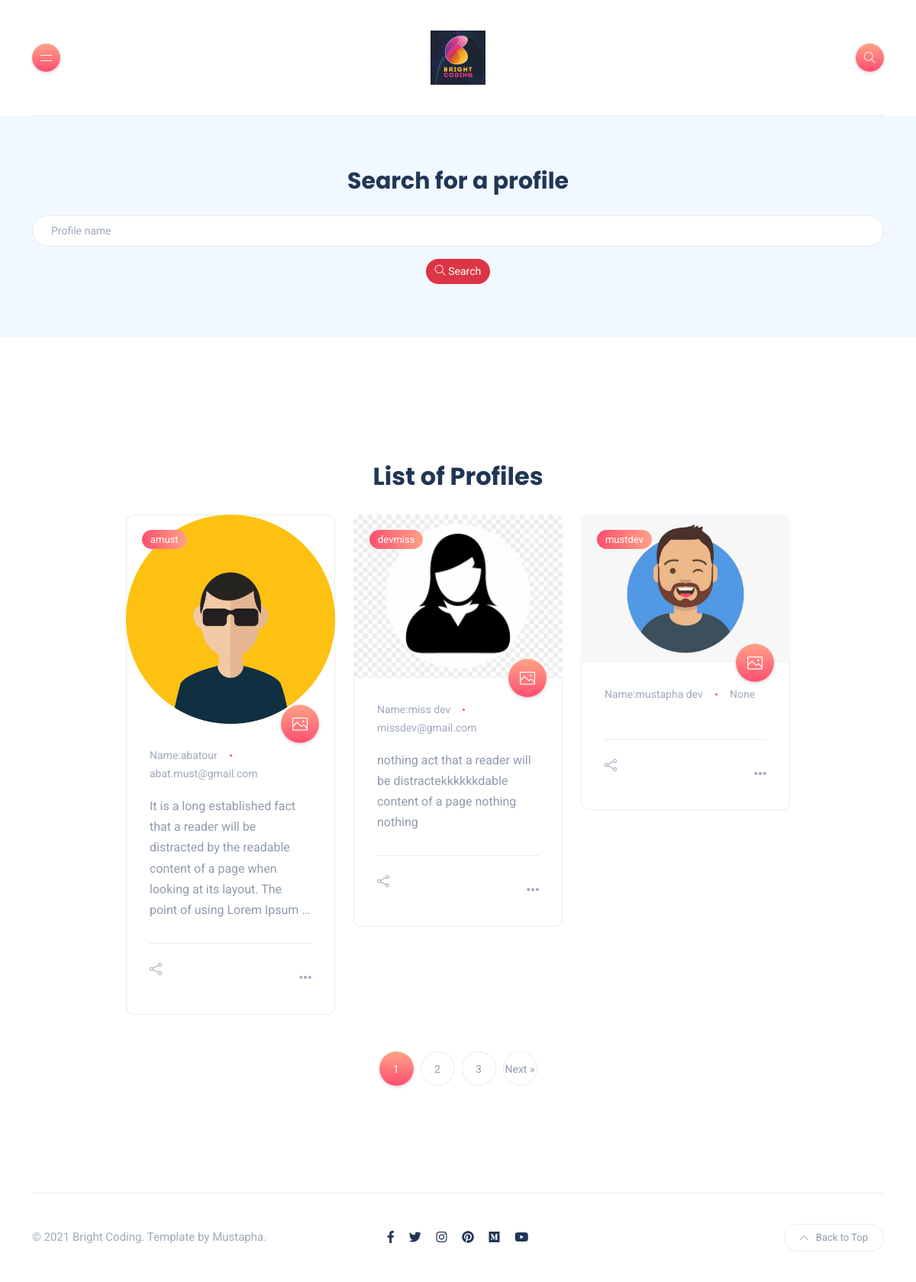
The page /profiles on the database its author committed.
### account/models.py (models this page shows, shortened)
class Profile(models.Model):
    user = OneToOneField(User, on_delete=CASCADE)
    name = CharField(max_length=80)
    username = CharField(max_length=80, unique=True, null=True, blank=True)
    email = EmailField(max_length=120, null=True, blank=True, unique=True)
    head_line = CharField(max_length=200, null=True, blank=True)
    bio = TextField(null=True, blank=True)
    image = ImageField(null=True, blank=True,
                       upload_to="profiles/", default="profiles/default.png")
    resume_link = CharField(max_length=200, null=True, blank=True)
    github_link = CharField(max_length=200, null=True, blank=True)
    linkdin_link = CharField(max_length=200, null=True, blank=True)
    youtube_link = CharField(max_length=200, null=True, blank=True)
    website_link = CharField(max_length=200, null=True, blank=True)
    state = BooleanField(default=False, choices=(
        (True, "Activate"), (False, "Deactivated")))
    id = UUIDField(primary_key=True, unique=True,
                   default=uuid4,  editable=False)
    created = DateTimeField(auto_now_add=True)
    updated = DateTimeField(auto_now=True)

### account/views.py (the view)
# urls.py: path("profiles", views.profiles, name="profiles-list"),
def profiles(request):
    profiles, keyword = search_profiles(request)
    item_per_page = 3
    page = request.GET.get("page")
    paginator = Paginator(profiles, item_per_page)
    try:
        profiles = paginator.page(page)
    except PageNotAnInteger:
        page = 1
        profiles = paginator.page(page)
    except EmptyPage:
        page = paginator.num_pages
        profiles = paginator.page(page)
    context = {"profiles": profiles,
               "keyword": keyword}
    return render(request, template_name='account/profiles.html', context=context)

### account/helpers.py (called while the page is built)
def search_profiles(request):
    keyword = ""
    if request.GET.get('search'):
        keyword = request.GET.get("search")
    profiles = Profile.objects.distinct().filter(
        Q(name__icontains=keyword) |
        Q(username__icontains=keyword) |
        Q(email__icontains=keyword)  # |
    )
    return profiles, keyword

### account/templates/account/profiles.html (shortened to what this page needs)
{% extends 'layout.html' %}
{% block header %}
 <section class="page-header">
    <div class="container-xl">
        <div class="text-center">
           <div class="form-group">
            <h1 class="my-4">Search for a profile</h1>
            <form action="" method="GET">
                <input name="search" value="{{ keyword }}" type="text" class="form-control" placeholder="Profile name">
                    <button class="mt-3 btn btn-danger">
                        <i class="icon-magnifier"></i> Search
                    </button>
               </div>
        </div>
    </div>
</section>
{% endblock %}
{% block content %}
<div class="row">
    <div class="text-center">
        <h2>List of Profiles</h2>
    </div>
    {% for profile in profiles %}
        <div class="col-sm-4 my-2">
            <div class="post post-grid rounded bordered">
                <div class="thumb top-rounded">
                    <a href="category.html" class="category-badge position-absolute">
                        {{ profile.username }}
                    </a>
                    <span class="post-format">
                        <i class="icon-picture"></i>
                    </span>
                    <a href="{% url 'show-profile' profile.id %}">
                        <div class="inner">
                            <img src="{{ profile.image.url }}" alt="{{ profile.title }}" style="width: 100%; height: 100%; object-fit: contain;"/>
                        </div>
                    </a>
                </div>
                <div class="details">
                    <ul class="meta list-inline mb-0">
                        <li class="list-inline-item"><a href="#">Name:{{ profile.name }}</a></li>
                        <li class="list-inline-item">{{ profile.email }}</li>
                    </ul>
                    <p class="excerpt mb-0">{{ profile.bio|truncatewords:30 }}</p>
                </div>
                <div class="post-bottom clearfix d-flex align-items-center">
                    <div class="social-share me-auto">
                        <button class="toggle-button icon-share"></button>
                    </div>
                    <div class="more-button float-end">
                        <a href="{% url 'show-profile' profile.id %}"><span class="icon-options"></span></a>
                    </div>
                </div>
            </div>
        </div>
    {% endfor %}
</div>
<nav>
    <ul class="pagination justify-content-center">
       {% for page in profiles.paginator.page_range %}
        <li class="page-item {% if profiles.number == page %}active{% endif%}"><a class="page-link"  href="?page={{page}}">{{ page }}</a></li>
       {% endfor %}
       {% if profiles.has_next %}
       <li class="page-item">
           <a class="page-link" href="?page={{ profiles.next_page_number }}">Next &raquo;</a></li>
       {% endif %}
    </ul>
</nav>
{% endblock %}

### rows shown on the page
Profile: username "amust", image (picture), name "abatour", email "abat.must@gmail.com", bio "It is a long established fact that a reader will be distracted by the readable content of a page when looking at its layout. The point of using Lorem Ipsum …"
Profile: username "devmiss", image (picture), name "miss dev", email "missdev@gmail.com", bio "nothing act that a reader will be distractekkkkkkdable content of a page nothing nothing"
Profile: username "mustdev", image (picture), name "mustapha dev", email "None"

### other values the page prints
{{ page }} "1" "2" "3"
